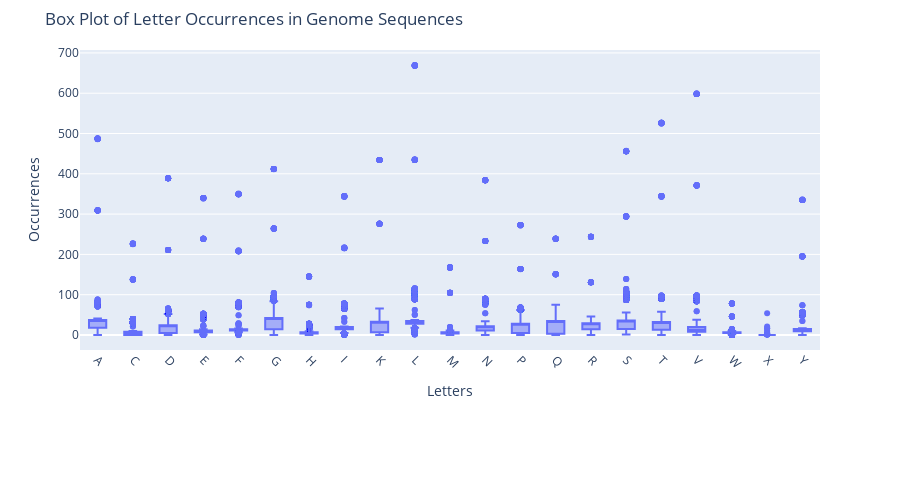

Notebook code cell kept with this figure:
### Markdown cell above
### Using plotly

### Code cell
import plotly.express as px
import pandas as pd

# Assuming numeric_df is defined as:
# numeric_df = df1.select_dtypes(include='number')

# Convert the dataframe from wide to long format for Plotly
long_df = numeric_df.melt(var_name='Letters', value_name='Occurrences')

# Create box plot with Plotly Express
fig = px.box(
    long_df,
    x='Letters',
    y='Occurrences',
    title='Box Plot of Letter Occurrences in Genome Sequences'
)

# Update layout for better spacing and rotated x-axis labels
fig.update_layout(
    xaxis_title='Letters',
    yaxis_title='Occurrences',
    xaxis_tickangle=45,
    width=900,
    height=500,
    margin=dict(t=50, b=150)
)

fig.show()

### Figure 1 — Plotly figure (JSON) as saved in the notebook; plotly's stock layout.template omitted (floating-point values rounded to 4 significant figures; data arrays with more than 128 entries replaced by an {"elided": "..."} marker saying what was removed)
{"data": [{"alignmentgroup": "True", "hovertemplate": "Letters=%{x}<br>Occurrences=%{y}<extra></extra>", "legendgroup": "", "marker": {"color": "#636efa"}, "name": "", "notched": false, "offsetgroup": "", "orientation": "v", "showlegend": false, "type": "box", "x": {"elided": "84420 str values"}, "x0": " ", "xaxis": "x", "y": {"elided": "84420 int values"}, "y0": " ", "yaxis": "y"}], "layout": {"boxmode": "group", "height": 500, "legend": {"tracegroupgap": 0}, "margin": {"b": 150, "t": 50}, "title": {"text": "Box Plot of Letter Occurrences in Genome Sequences"}, "width": 900, "xaxis": {"anchor": "y", "domain": [0, 1], "tickangle": 45, "title": {"text": "Letters"}}, "yaxis": {"anchor": "x", "domain": [0, 1], "title": {"text": "Occurrences"}}}}
